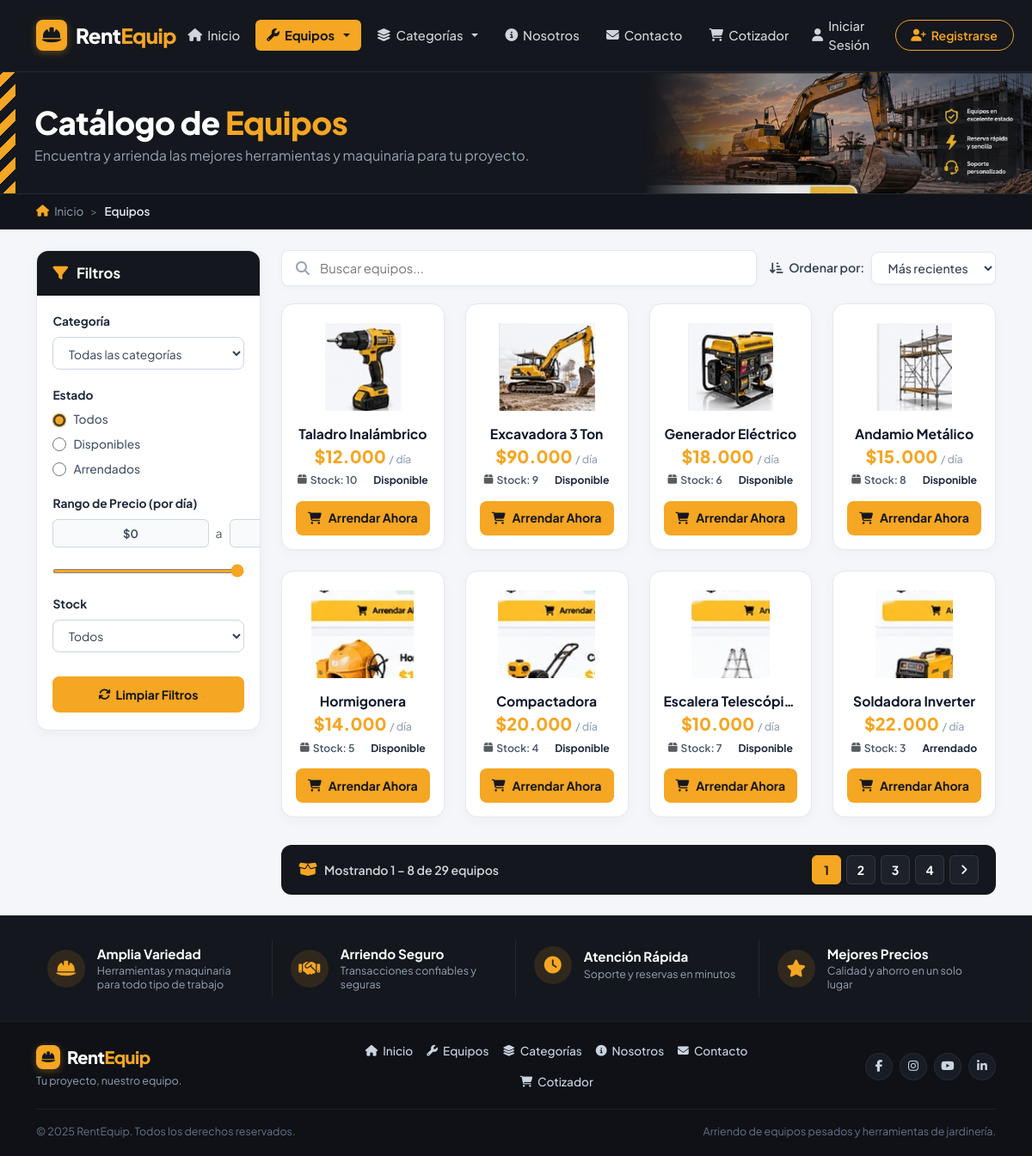
Screenshot of /equipos/ with the database file from the repository.
### equipos/models.py (models this page shows, shortened)
class Equipo(models.Model):
    ESTADOS_CHOICES = [
        ('DISPONIBLE', 'Disponible'),
        ('ARRENDADO', 'Arrendado'),
        ('MANTENCION', 'En Mantención'),
    ]
    codigo = models.CharField(max_length=50, unique=True, verbose_name="Código / Sigla")
    nombre = models.CharField(max_length=150, verbose_name="Nombre del Equipo")
    categoria = models.ForeignKey(Categoria, on_delete=models.PROTECT, verbose_name="Categoría")
    tarifa_diaria = models.DecimalField(
        max_digits=10,
        decimal_places=2,
        validators=[MinValueValidator(0)],
        verbose_name="Tarifa Diaria ($)"
    )
    stock = models.IntegerField(validators=[MinValueValidator(0)], verbose_name="Stock Disponible")
    estado = models.CharField(max_length=20, choices=ESTADOS_CHOICES, default='DISPONIBLE', verbose_name="Estado Operativo")
    imagen = models.ImageField(upload_to='equipos/', blank=True, null=True, verbose_name="Imagen del Equipo")
    activo = models.BooleanField(default=True, verbose_name="Activo / Vigente")
    @property
    def tarifa_formateada(self):
        try:
            valor = int(self.tarifa_diaria)
            return f"${valor:,}".replace(',', '.')
        except (ValueError, TypeError):
            return f"${self.tarifa_diaria}"
    class Meta:
        verbose_name = "Equipo"
        verbose_name_plural = "Equipos"

### equipos/views.py (the view)
# urls.py: path('equipos/', views.catalogo_equipos, name='catalogo'),
def catalogo_equipos(request):
    search_query = request.GET.get('q', '').strip()
    categoria_id = request.GET.get('categoria', '').strip()
    estado_filtro = request.GET.get('estado', '').strip()
    precio_min = request.GET.get('precio_min', '').strip()
    precio_max = request.GET.get('precio_max', '').strip()
    stock_filtro = request.GET.get('stock', '').strip()
    orden = request.GET.get('orden', 'recientes').strip()
    equipos_qs = Equipo.objects.filter(activo=True).select_related('categoria')
    if search_query:
        equipos_qs = equipos_qs.filter(
            Q(nombre__icontains=search_query) | Q(codigo__icontains=search_query)
        )
    if categoria_id and categoria_id.isdigit():
        equipos_qs = equipos_qs.filter(categoria_id=int(categoria_id))
    if estado_filtro in ['DISPONIBLE', 'ARRENDADO', 'MANTENCION']:
        equipos_qs = equipos_qs.filter(estado=estado_filtro)
    if precio_min and precio_min.isdigit():
        equipos_qs = equipos_qs.filter(tarifa_diaria__gte=float(precio_min))
    if precio_max and precio_max.isdigit():
        equipos_qs = equipos_qs.filter(tarifa_diaria__lte=float(precio_max))
    if stock_filtro == 'con_stock':
        equipos_qs = equipos_qs.filter(stock__gt=0)
    elif stock_filtro == 'sin_stock':
        equipos_qs = equipos_qs.filter(stock=0)
    if orden == 'precio_asc':
        equipos_qs = equipos_qs.order_by('tarifa_diaria')
    elif orden == 'precio_desc':
        equipos_qs = equipos_qs.order_by('-tarifa_diaria')
    elif orden == 'stock_desc':
        equipos_qs = equipos_qs.order_by('-stock')
    elif orden == 'nombre_asc':
        equipos_qs = equipos_qs.order_by('nombre')
    else:
        equipos_qs = equipos_qs.order_by('id')
    paginator = Paginator(equipos_qs, 8)
    page_number = request.GET.get('page', 1)
    page_obj = paginator.get_page(page_number)
    categorias = Categoria.objects.annotate(
        total_equipos=Count('equipo', filter=Q(equipo__activo=True))
    ).order_by('nombre')
    params = request.GET.copy()
    if 'page' in params:
        del params['page']
    filter_params = params.urlencode()
    context = {
        'equipos': page_obj,
        'page_obj': page_obj,
        'categorias': categorias,
        'search_query': search_query,
        'categoria_seleccionada': int(categoria_id) if categoria_id.isdigit() else None,
        'estado_filtro': estado_filtro if estado_filtro else 'TODOS',
        'precio_min': precio_min if precio_min else '0',
        'precio_max': precio_max if precio_max else '100000',
        'stock_filtro': stock_filtro if stock_filtro else 'todos',
        'orden': orden,
        'filter_params': filter_params,
        'total_equipos_filtrados': paginator.count,
    }
    return render(request, 'equipos/catalogo.html', context)

### equipos/context_processors.py (called while the page is built)
def cotizador_context(request):
    cotizador = request.session.get('cotizador', {})
    count = sum(item.get('cantidad', 1) for item in cotizador.values())
    return {
        'cotizador_count': count,
        'cotizador_tiene_items': count > 0,
    }

### templates/equipos/catalogo.html (shortened to what this page needs)
{% extends 'base.html' %}
{% load static %}
{% block content %}
<section class="catalog-banner-section">
    <div class="hazard-stripe-accent"></div>
    <div class="container position-relative">
        <div class="row align-items-center">
            <div class="col-lg-7 catalog-banner-content">
                <h1 class="catalog-title">Catálogo de <span>Equipos</span></h1>
                <p class="catalog-subtitle">
                    Encuentra y arrienda las mejores herramientas y maquinaria para tu proyecto.
                </p>
            </div>
        </div>
    </div>
    <img src="{% static 'img/hero_excavator.png' %}" alt="Excavadora RentEquip" class="catalog-banner-bg-img d-none d-md-block">
</section>
<nav class="catalog-breadcrumbs-bar" aria-label="breadcrumb">
    <div class="container">
        <div class="d-flex align-items-center">
            <a href="{% url 'home' %}" class="breadcrumb-item-custom">
                <i class="fa-solid fa-house"></i> Inicio
            </a>
            <span class="breadcrumb-sep">&gt;</span>
            <span class="breadcrumb-current">Equipos</span>
        </div>
    </div>
</nav>
<div class="container py-4">
    <form id="filtroForm" method="GET" action="{% url 'catalogo' %}">
        <div class="row g-4">
            <div class="col-12 col-lg-3 col-xl-3">
                <div class="sidebar-filter-card">
                    <div class="sidebar-filter-header">
                        <i class="fa-solid fa-filter"></i>
                        <span>Filtros</span>
                    </div>
                    <div class="sidebar-filter-body">
                        <div>
                            <label class="filter-group-label">Categoría</label>
                            <select name="categoria" class="filter-select" onchange="document.getElementById('filtroForm').submit();">
                                <option value="">Todas las categorías</option>
                            </select>
                        </div>
                        <div>
                            <label class="filter-group-label">Estado</label>
                            <div class="filter-radio-group">
                                <label class="filter-radio-label">
                                    <input type="radio" name="estado" value="" {% if estado_filtro == 'TODOS' or not estado_filtro %}checked{% endif %} onchange="document.getElementById('filtroForm').submit();">
                                    <span>Todos</span>
                                </label>
                                <label class="filter-radio-label">
                                    <input type="radio" name="estado" value="DISPONIBLE" {% if estado_filtro == 'DISPONIBLE' %}checked{% endif %} onchange="document.getElementById('filtroForm').submit();">
                                    <span>Disponibles</span>
                                </label>
                                <label class="filter-radio-label">
                                    <input type="radio" name="estado" value="ARRENDADO" {% if estado_filtro == 'ARRENDADO' %}checked{% endif %} onchange="document.getElementById('filtroForm').submit();">
                                    <span>Arrendados</span>
                                </label>
                            </div>
                        </div>
                        <div>
                            <label class="filter-group-label">Rango de Precio (por día)</label>
                            <div class="price-range-inputs">
                                <input type="text" id="displayPrecioMin" class="price-input-box" value="${{ precio_min }}" readonly>
                                <span class="text-muted small">a</span>
                                <input type="text" id="displayPrecioMax" class="price-input-box" value="${{ precio_max }}" readonly>
                            </div>
                            <input type="range" class="price-slider-track" min="0" max="100000" step="5000" value="{{ precio_max }}" id="priceRangeSlider" oninput="updatePriceSlider(this.value);" onchange="document.getElementById('filtroForm').submit();">
                        </div>
                        <div>
                            <label class="filter-group-label">Stock</label>
                            <select name="stock" class="filter-select" onchange="document.getElementById('filtroForm').submit();">
                                <option value="todos" {% if stock_filtro == 'todos' %}selected{% endif %}>Todos</option>
                            </select>
                        </div>
                        <div class="pt-2">
                            <a href="{% url 'catalogo' %}" class="btn-clear-filters">
                                <i class="fa-solid fa-arrows-rotate"></i> Limpiar Filtros
                            </a>
                        </div>
                    </div>
                </div>
            </div>
            <div class="col-12 col-lg-9 col-xl-9">
                <div class="catalog-top-bar">
                    <div class="catalog-search-box">
                        <i class="fa-solid fa-magnifying-glass"></i>
                        <input type="text" name="q" value="{{ search_query }}" placeholder="Buscar equipos..." autocomplete="off">
                    </div>
                    <div class="catalog-sort-box">
                        <span><i class="fa-solid fa-arrow-down-short-wide me-1"></i> Ordenar por:</span>
                        <select name="orden" class="catalog-sort-select" onchange="document.getElementById('filtroForm').submit();">
                            <option value="recientes" {% if orden == 'recientes' %}selected{% endif %}>Más recientes</option>
                        </select>
                    </div>
                </div>
                <div class="row g-3 g-xl-4">
                    {% for item in equipos %}
                    <div class="col-12 col-sm-6 col-md-4 col-xl-3">
                        <div class="catalog-card">
                            <a href="{% url 'detalle_equipo' item.id %}" class="catalog-card-img-box text-decoration-none" title="Ver detalle de {{ item.nombre }}">
                                {% if item.imagen %}
                                <img src="{{ item.imagen.url }}" alt="{{ item.nombre }}">
                                {% else %}
                                <i class="fa-solid fa-screwdriver-wrench fa-3x text-muted"></i>
                                {% endif %}
                            </a>
                            <a href="{% url 'detalle_equipo' item.id %}" class="text-decoration-none" title="Ver detalle de {{ item.nombre }}">
                                <h4 class="catalog-card-title">{{ item.nombre }}</h4>
                            </a>
                            <div class="catalog-card-price">
                                {{ item.tarifa_formateada }}
                                <span class="catalog-card-price-unit">/ día</span>
                            </div>
                            <div class="catalog-card-meta-row">
                                <span class="catalog-stock-tag" title="Stock actual">
                                    <i class="fa-solid fa-box text-muted"></i> Stock: {{ item.stock }}
                                </span>
                                <span class="catalog-status-tag text-{{ item.estado|lower }}">
                                    {{ item.get_estado_display }}
                                </span>
                            </div>
                            <div>
                                <button type="button"
                                        class="btn-catalog-rent"
                                        data-bs-toggle="modal"
                                        data-bs-target="#rentalModal"
                                        data-id="{{ item.id }}"
                                        data-nombre="{{ item.nombre }}"
                                        data-tarifa="{{ item.tarifa_diaria }}"
                                        data-tarifa-formateada="{{ item.tarifa_formateada }}"
                                        data-stock="{{ item.stock }}"
                                        data-estado="{{ item.estado }}"
                                        data-estado-display="{{ item.get_estado_display }}"
                                        data-categoria="{{ item.categoria.nombre }}"
                                        data-img="{% if item.imagen %}{{ item.imagen.url }}{% endif %}">
                                    <i class="fa-solid fa-cart-shopping"></i> Arrendar Ahora
                                </button>
                            </div>
                        </div>
                    </div>
                    {% endfor %}
                </div>
                {% if page_obj.paginator.count > 0 %}
                <div class="catalog-pagination-bar">
                    <div class="pagination-counter">
                        <i class="fa-solid fa-box-open"></i>
                        <span>Mostrando {{ page_obj.start_index }} – {{ page_obj.end_index }} de {{ page_obj.paginator.count }} equipos</span>
                    </div>
                    <div class="pagination-controls">
                        {% for num in page_obj.paginator.page_range %}
                            {% if page_obj.number == num %}
                            <span class="page-btn active">{{ num }}</span>
                            {% else %}
                            <a href="?{% if filter_params %}{{ filter_params }}&{% endif %}page={{ num }}" class="page-btn">{{ num }}</a>
                            {% endif %}
                        {% endfor %}
                        {% if page_obj.has_next %}
                        <a href="?{% if filter_params %}{{ filter_params }}&{% endif %}page={{ page_obj.next_page_number }}" class="page-btn" title="Siguiente">
                            <i class="fa-solid fa-angle-right"></i>
                        </a>
                        {% endif %}
                    </div>
                </div>
                {% endif %}
            </div>
        </div>
    </form>
</div>
{% endblock %}

### templates/base.html (style rules this page uses)
:root { --brand-yellow: #f5a623; --brand-yellow-hover: #e09214; --brand-yellow-light: #fff8e6; --brand-dark: #14171d; --brand-dark-card: #1c212a; --brand-gray-bg: #f5f6fa; --brand-gray-border: #e6e8ec; --status-green: #10b981; --status-blue: #2563eb; --status-amber: #f59e0b; }
body { font-family: 'Plus Jakarta Sans', system-ui, -apple-system, sans-serif; background-color: var(--brand-gray-bg); color: #1e293b; min-height: 100vh; display: flex; flex-direction: column; }

### rows the page displays
Equipo: imagen (picture), nombre "Taladro Inalámbrico", tarifa_formateada "$12.000", stock "10", estado "Disponible"
Equipo: imagen (picture), nombre "Excavadora 3 Ton", tarifa_formateada "$90.000", stock "9", estado "Disponible"
Equipo: imagen (picture), nombre "Generador Eléctrico", tarifa_formateada "$18.000", stock "6", estado "Disponible"
Equipo: imagen (picture), nombre "Andamio Metálico", tarifa_formateada "$15.000", stock "8", estado "Disponible"
Equipo: imagen (picture), nombre "Hormigonera", tarifa_formateada "$14.000", stock "5", estado "Disponible"
Equipo: imagen (picture), nombre "Compactadora", tarifa_formateada "$20.000", stock "4", estado "Disponible"
Equipo: imagen (picture), nombre "Escalera Telescópi…", tarifa_formateada "$10.000", stock "7", estado "Disponible"
Equipo: imagen (picture), nombre "Soldadora Inverter", tarifa_formateada "$22.000", stock "3", estado "Arrendado"

### other values shown
{{ page_obj.start_index }} "1"
{{ page_obj.end_index }} "8"
{{ page_obj.paginator.count }} "29"
{{ num }} "1"
{{ num }} "2" "3" "4"
